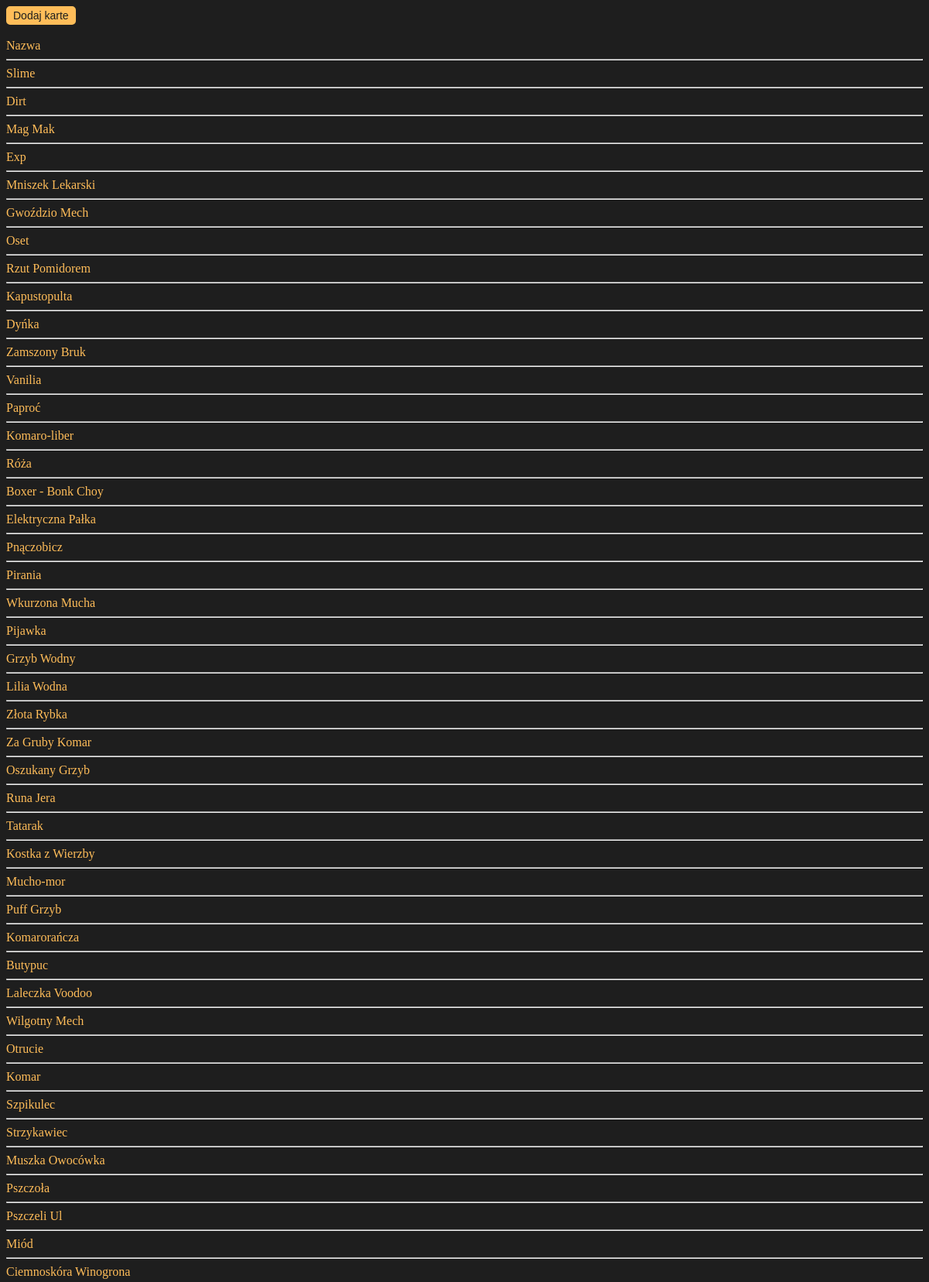
The page /show.php (upper part) on the database its author committed.
### tables this page shows
CREATE TABLE `karty` (
  `id` int(11) NOT NULL,
  `Nazwa` varchar(50) NOT NULL,
  `Cena` int(11) NOT NULL,
  `HP` int(11) NOT NULL,
  `Atak` int(11) NOT NULL,
  `Temperatura` int(11) NOT NULL,
  `Typ` int(11) NOT NULL,
  `Skill_Spec` text NOT NULL,
  `Opis` text NOT NULL,
  `Wystepowanie` int(11) NOT NULL
);

### show.php (the view, shortened to what this page needs)
<!doctype html>
<html lang="pl">
<head>
    <link rel="stylesheet" href="main.css">
</head>
<body>
    <form action="index.php">
        <button>Dodaj karte</button><br><br>
    </form>
    <a>Nazwa</a><br><hr>
    <?php
        $baza = new mysqli("localhost", "root", "", "karty_ike");
        $sql = "SELECT Nazwa FROM karty";
        $result = $baza->query($sql);
        if ($result->num_rows > 0) {
            while($row = $result->fetch_assoc()) {
                echo $row["Nazwa"] . "<br><hr>";
            }
        }
    ?>
</body>
</html>

### main.css (style rules this page uses)
body { background-color: #1e1e1e; color: #ffbd59; }
button { background-color: #ffbd59; font-size: 14px; color: #1e1e1e; border: 3px solid #ffbd59; border-radius: 5px; }

### rows shown on the page
karty: Nazwa "Slime"
karty: Nazwa "Dirt"
karty: Nazwa "Mag Mak"
karty: Nazwa "Exp"
karty: Nazwa "Mniszek Lekarski"
karty: Nazwa "Gwoździo Mech"
karty: Nazwa "Oset"
karty: Nazwa "Rzut Pomidorem"
karty: Nazwa "Kapustopulta"
karty: Nazwa "Dyńka"
karty: Nazwa "Zamszony Bruk"
karty: Nazwa "Vanilia"
karty: Nazwa "Paproć"
karty: Nazwa "Komaro-liber"
karty: Nazwa "Róża"
karty: Nazwa "Boxer - Bonk Choy"
karty: Nazwa "Elektryczna Pałka"
karty: Nazwa "Pnączobicz"
karty: Nazwa "Pirania"
karty: Nazwa "Wkurzona Mucha"
karty: Nazwa "Pijawka"
karty: Nazwa "Grzyb Wodny"
karty: Nazwa "Lilia Wodna"
karty: Nazwa "Złota Rybka"
karty: Nazwa "Za Gruby Komar"
karty: Nazwa "Oszukany Grzyb"
karty: Nazwa "Runa Jera"
karty: Nazwa "Tatarak"
karty: Nazwa "Kostka z Wierzby"
karty: Nazwa "Mucho-mor"
karty: Nazwa "Puff Grzyb"
karty: Nazwa "Komarorańcza"
karty: Nazwa "Butypuc"
karty: Nazwa "Laleczka Voodoo"
karty: Nazwa "Wilgotny Mech"
karty: Nazwa "Otrucie"
karty: Nazwa "Komar"
karty: Nazwa "Szpikulec"
karty: Nazwa "Strzykawiec"
karty: Nazwa "Muszka Owocówka"
karty: Nazwa "Pszczoła"
karty: Nazwa "Pszczeli Ul"
karty: Nazwa "Miód"
karty: Nazwa "Ciemnoskóra Winogrona"
